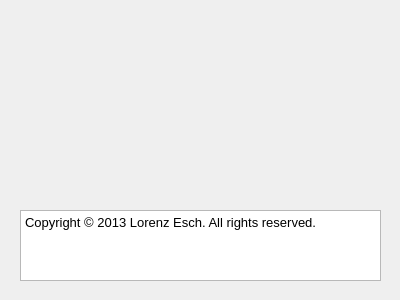
<?xml version="1.0" encoding="UTF-8"?>
<ui version="4.0">
 <class>EEGoSportsAboutWidgetClass</class>
 <widget class="QDialog" name="EEGoSportsAboutWidgetClass">
  <property name="geometry">
   <rect>
    <x>0</x>
    <y>0</y>
    <width>400</width>
    <height>300</height>
   </rect>
  </property>
  <property name="sizePolicy">
   <sizepolicy hsizetype="Fixed" vsizetype="Fixed">
    <horstretch>0</horstretch>
    <verstretch>0</verstretch>
   </sizepolicy>
  </property>
  <property name="minimumSize">
   <size>
    <width>400</width>
    <height>300</height>
   </size>
  </property>
  <property name="maximumSize">
   <size>
    <width>400</width>
    <height>300</height>
   </size>
  </property>
  <property name="windowTitle">
   <string>About EEGoSports EEG</string>
  </property>
  <widget class="QTextBrowser" name="textBrowser">
   <property name="geometry">
    <rect>
     <x>20</x>
     <y>210</y>
     <width>361</width>
     <height>71</height>
    </rect>
   </property>
   <property name="html">
    <string>&lt;!DOCTYPE HTML PUBLIC &quot;-//W3C//DTD HTML 4.0//EN&quot; &quot;http://www.w3.org/TR/REC-html40/strict.dtd&quot;&gt;
&lt;html&gt;&lt;head&gt;&lt;meta name=&quot;qrichtext&quot; content=&quot;1&quot; /&gt;&lt;style type=&quot;text/css&quot;&gt;
p, li { white-space: pre-wrap; }
&lt;/style&gt;&lt;/head&gt;&lt;body style=&quot; font-family:'Sans'; font-size:10pt; font-weight:400; font-style:normal;&quot;&gt;
&lt;table border=&quot;0&quot; style=&quot;-qt-table-type: root; margin-top:4px; margin-bottom:4px; margin-left:4px; margin-right:4px;&quot;&gt;
&lt;tr&gt;
&lt;td style=&quot;border: none;&quot;&gt;
&lt;p style=&quot; margin-top:0px; margin-bottom:0px; margin-left:0px; margin-right:0px; -qt-block-indent:0; text-indent:0px;&quot;&gt;Copyright © 2013 Lorenz Esch. All rights reserved.&lt;/p&gt;&lt;/td&gt;&lt;/tr&gt;&lt;/table&gt;&lt;/body&gt;&lt;/html&gt;</string>
   </property>
  </widget>
 </widget>
 <layoutdefault spacing="6" margin="11"/>
 <resources/>
 <connections/>
</ui>
